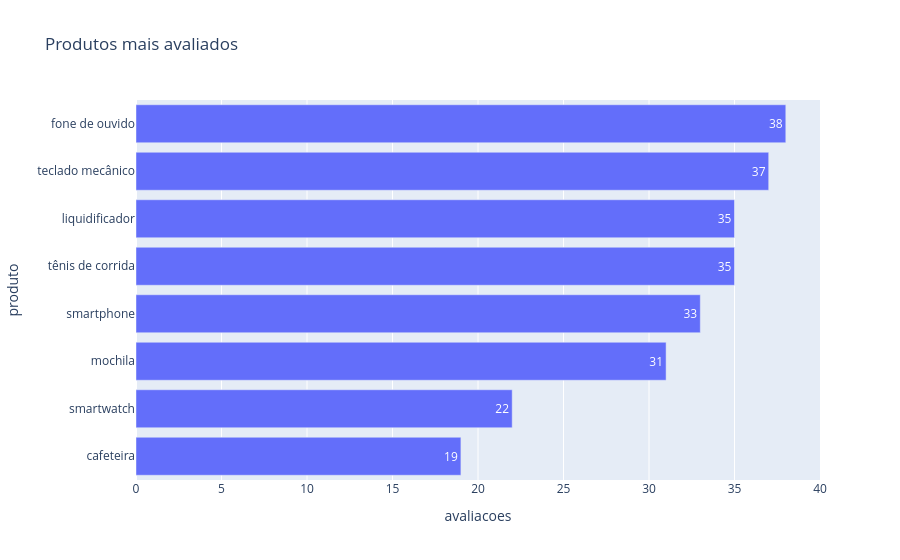

Notebook code cell kept with this figure:
### Code cell
# Quais produtos mais aparecem nas avaliações?
top_produtos = df_ecom["produto"].value_counts().reset_index()
top_produtos.columns = ["produto", "avaliacoes"]

fig = px.bar(top_produtos, x="avaliacoes", y="produto", orientation="h",
             text="avaliacoes", title="Produtos mais avaliados")
fig.update_layout(yaxis={"categoryorder": "total ascending"})
fig.show()

### Figure 1 — Plotly figure (JSON) as saved in the notebook; plotly's stock layout.template omitted (floating-point values rounded to 4 significant figures)
{"data": [{"hovertemplate": "avaliacoes=%{text}<br>produto=%{y}<extra></extra>", "legendgroup": "", "marker": {"color": "#636efa", "pattern": {"shape": ""}}, "name": "", "orientation": "h", "showlegend": false, "text": [38.0, 37.0, 35.0, 35.0, 33.0, 31.0, 22.0, 19.0], "textposition": "auto", "type": "bar", "x": [38, 37, 35, 35, 33, 31, 22, 19], "xaxis": "x", "y": ["fone de ouvido", "teclado mecânico", "tênis de corrida", "liquidificador", "smartphone", "mochila", "smartwatch", "cafeteira"], "yaxis": "y"}], "layout": {"barmode": "relative", "legend": {"tracegroupgap": 0}, "title": {"text": "Produtos mais avaliados"}, "xaxis": {"anchor": "y", "domain": [0, 1], "title": {"text": "avaliacoes"}}, "yaxis": {"anchor": "x", "categoryorder": "total ascending", "domain": [0, 1], "title": {"text": "produto"}}}}
